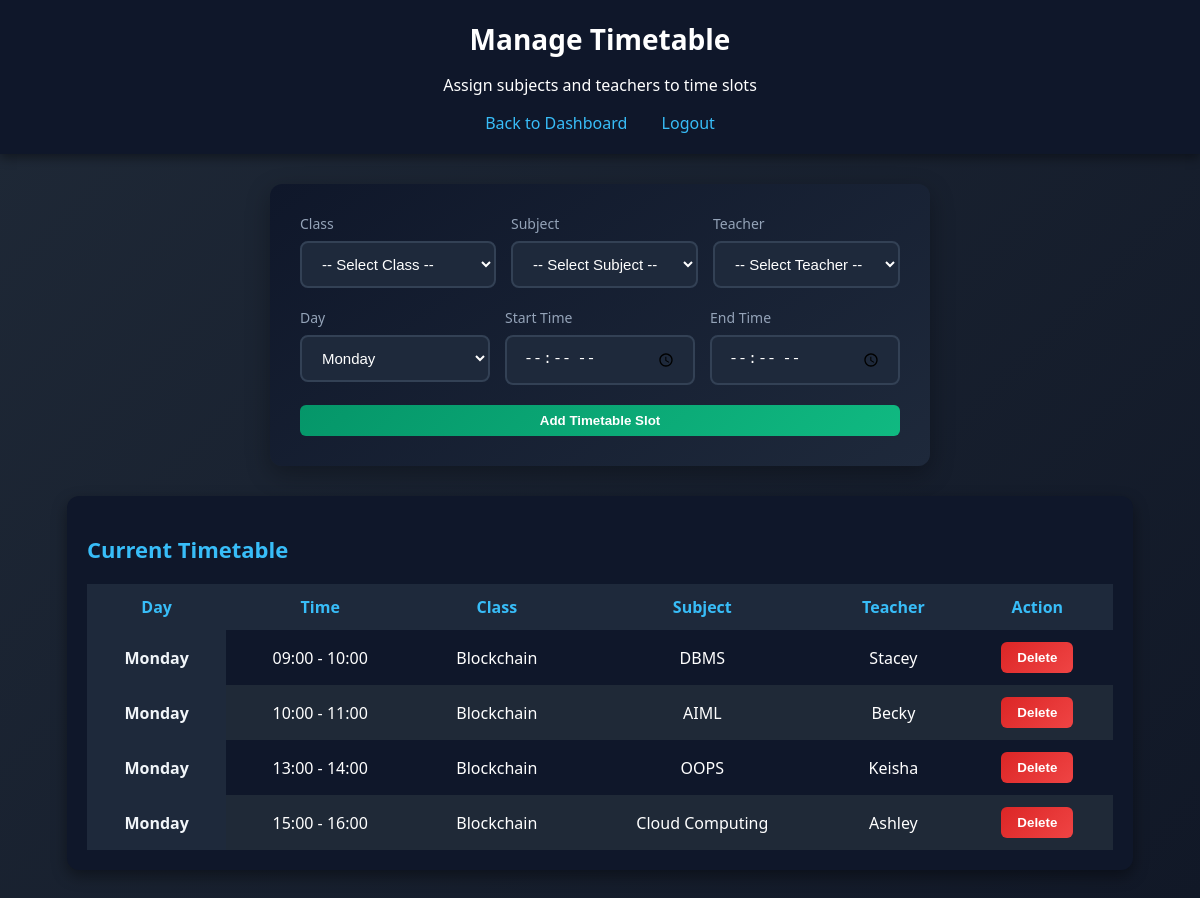
Page /admin/timetable (signed in) on the earlier database version.
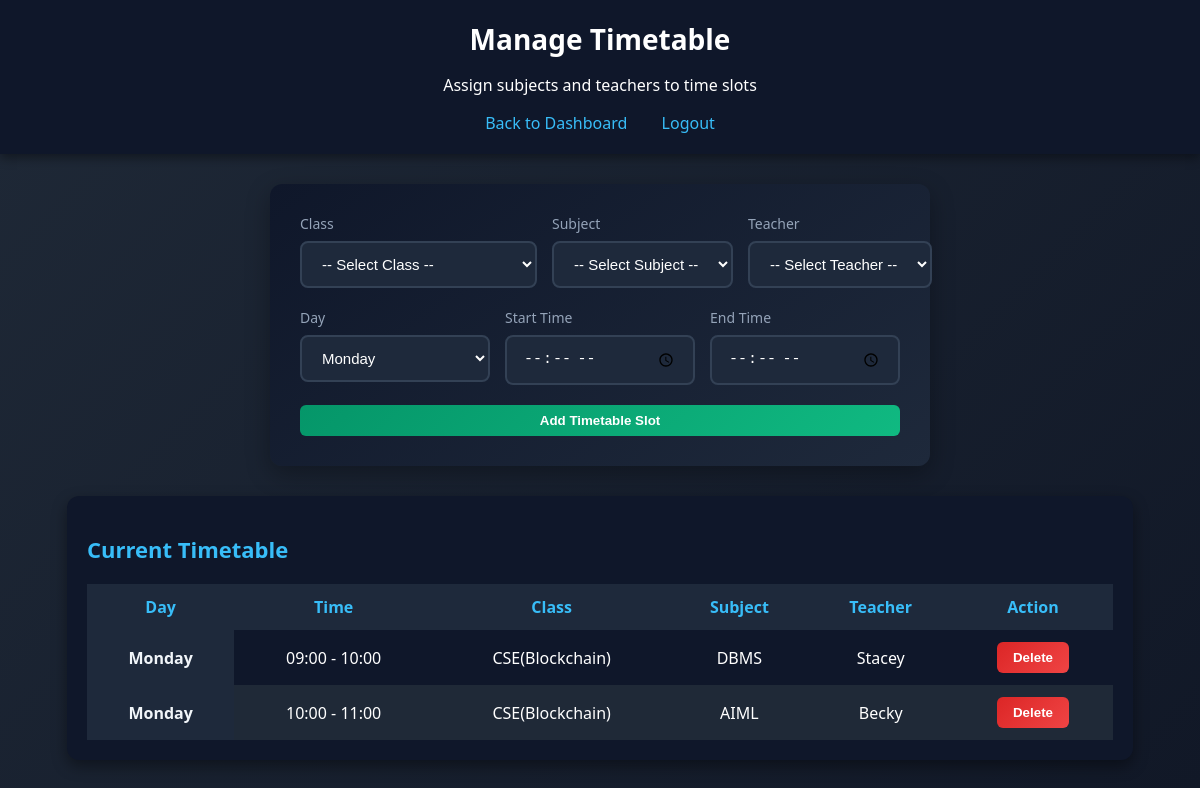
Same page on the later database version.
### tables this page shows
CREATE TABLE timetable (
    id INTEGER PRIMARY KEY AUTOINCREMENT,
    class_id INTEGER,
    subject_id INTEGER,
    teacher_id INTEGER,
    day TEXT,
    start_time TEXT,
    end_time TEXT,
    FOREIGN KEY(class_id) REFERENCES classes(id),
    FOREIGN KEY(subject_id) REFERENCES subjects(id),
    FOREIGN KEY(teacher_id) REFERENCES users(id)
);

CREATE TABLE classes (
    id INTEGER PRIMARY KEY AUTOINCREMENT,
    class_name TEXT NOT NULL,
    room_no TEXT
);

CREATE TABLE subjects (
    id INTEGER PRIMARY KEY AUTOINCREMENT,
    subject_name TEXT NOT NULL
);

CREATE TABLE users (
    id INTEGER PRIMARY KEY AUTOINCREMENT,
    name TEXT NOT NULL,
    email TEXT UNIQUE NOT NULL,
    password TEXT NOT NULL,
    role TEXT NOT NULL CHECK(role IN ('student','teacher','admin')),
    class_id INTEGER,
    rfid_uid TEXT,
    FOREIGN KEY(class_id) REFERENCES classes(id)
);

### backend/app.py (the view, shortened to what this page needs)
@app.route("/admin/timetable", methods=["GET", "POST"])
def manage_timetable():
    if session.get("role") != "admin":
        return redirect("/login")
    message = ""
    conn = get_connection()
    cursor = conn.cursor()
    classes = cursor.execute("SELECT id, class_name, room_no FROM classes").fetchall()
    subjects = cursor.execute("SELECT id, subject_name FROM subjects").fetchall()
    teachers = cursor.execute("SELECT id, name FROM users WHERE role='teacher'").fetchall()
    timetable = cursor.execute("""
        SELECT timetable.id, classes.class_name, subjects.subject_name, users.name as teacher,
               timetable.day, timetable.start_time, timetable.end_time
        FROM timetable
        JOIN classes ON timetable.class_id = classes.id
        JOIN subjects ON timetable.subject_id = subjects.id
        JOIN users ON timetable.teacher_id = users.id
        ORDER BY
            CASE timetable.day
                WHEN 'Monday' THEN 1 WHEN 'Tuesday' THEN 2 WHEN 'Wednesday' THEN 3
                WHEN 'Thursday' THEN 4 WHEN 'Friday' THEN 5 WHEN 'Saturday' THEN 6
            END,
            timetable.start_time
    """).fetchall()
    conn.close()
    return render_template("admin_timetable.html",
                           message=message,
                           classes=classes,
                           subjects=subjects,
                           teachers=teachers,
                           timetable=timetable)

### backend/app.py (called while the page is built)
def get_connection():
    conn = sqlite3.connect(DB_PATH)
    conn.row_factory = sqlite3.Row
    return conn

### frontend/templates/admin_timetable.html (shortened to what this page needs)
<!DOCTYPE html>
<html lang="en">
<head>
    <link rel="stylesheet" href="/static/style.css">
</head>
<body>
    <div class="header">
        <h1>Manage Timetable</h1>
        <p>Assign subjects and teachers to time slots</p>
        <nav class="nav-links">
            <a href="/admin">Back to Dashboard</a>
            <a href="/logout">Logout</a>
        </nav>
    </div>
    <div class="dashboard-content">
        <div class="form-container">
            <form method="POST" class="admin-form timetable-form">
                <div class="form-row">
                    <div class="form-group">
                        <label>Class</label>
                        <select name="class_id" required>
                            <option value="">-- Select Class --</option>
                        </select>
                    </div>
                    <div class="form-group">
                        <label>Subject</label>
                        <select name="subject_id" required>
                            <option value="">-- Select Subject --</option>
                        </select>
                    </div>
                    <div class="form-group">
                        <label>Teacher</label>
                        <select name="teacher_id" required>
                            <option value="">-- Select Teacher --</option>
                        </select>
                    </div>
                </div>
                <div class="form-row">
                    <div class="form-group">
                        <label>Day</label>
                        <select name="day" required>
                            <option value="Monday">Monday</option>
                        </select>
                    </div>
                    <div class="form-group">
                        <label>Start Time</label>
                        <input type="time" name="start" required>
                    </div>
                    <div class="form-group">
                        <label>End Time</label>
                        <input type="time" name="end" required>
                    </div>
                </div>
                <button type="submit" class="start-btn">Add Timetable Slot</button>
            </form>
        </div>
        {% if timetable %}
        <div class="table-container">
            <h2 class="section-title">Current Timetable</h2>
            <table>
                <thead>
                    <tr>
                        <th>Day</th>
                        <th>Time</th>
                        <th>Class</th>
                        <th>Subject</th>
                        <th>Teacher</th>
                        <th>Action</th>
                    </tr>
                </thead>
                <tbody>
                    {% for t in timetable %}
                    <tr>
                        <td class="day-cell">{{ t.day }}</td>
                        <td>{{ t.start_time }} - {{ t.end_time }}</td>
                        <td>{{ t.class_name }}</td>
                        <td>{{ t.subject_name }}</td>
                        <td>{{ t.teacher }}</td>
                        <td>
                            <form action="/admin/timetable/delete/{{ t.id }}" method="POST" style="display:inline;">
                                <button type="submit" class="stop-btn" onclick="return confirm('Delete this slot?')">Delete</button>
                            </form>
                        </td>
                    </tr>
                    {% endfor %}
                </tbody>
            </table>
        </div>
        {% endif %}
    </div>
</body>
</html>

### frontend/static/style.css (style rules this page uses)
body { margin: 0; font-family: 'Segoe UI', Tahoma, sans-serif; background: linear-gradient(135deg, #1f2937, #111827); color: white; }
.header { text-align: center; padding: 20px; background: #0f172a; box-shadow: 0 4px 10px rgba(0,0,0,0.4); }
.header h1 { margin: 0; font-size: 28px; }
.table-container { width: 90%; margin: auto; background: #0f172a; padding: 20px; border-radius: 12px; box-shadow: 0 6px 15px rgba(0,0,0,0.4); }
table { width: 100%; border-collapse: collapse; }
th, td { padding: 12px; text-align: center; }
th { background: #1e293b; color: #38bdf8; }
tr:nth-child(even) { background: #1f2937; }
.nav-links { margin-top: 15px; }
.nav-links a { color: #38bdf8; text-decoration: none; margin: 0 15px; font-size: 16px; transition: color 0.2s; }
.day-cell { background: #1e293b; color: #f1f5f9; font-weight: 600; }
.dashboard-content { padding: 30px; }
.section-title { color: #38bdf8; margin-bottom: 20px; font-size: 22px; }
.start-btn { padding: 8px 16px; background: linear-gradient(135deg, #059669, #10b981); color: white; border: none; border-radius: 6px; font-weight: 600; cursor: pointer; transition: transform 0.2s, box-shadow 0.2s; }
.stop-btn { padding: 8px 16px; background: linear-gradient(135deg, #dc2626, #ef4444); color: white; border: none; border-radius: 6px; font-weight: 600; cursor: pointer; transition: transform 0.2s, box-shadow 0.2s; }
.form-container { max-width: 600px; margin: 0 auto 30px auto; background: linear-gradient(145deg, #0f172a, #1e293b); padding: 30px; border-radius: 12px; box-shadow: 0 8px 25px rgba(0, 0, 0, 0.3); }
.admin-form { display: flex; flex-direction: column; gap: 20px; }
.form-group { display: flex; flex-direction: column; gap: 8px; }
.form-group label { color: #94a3b8; font-size: 14px; font-weight: 500; }
.form-group input, .form-group select { padding: 12px 16px; border: 2px solid #334155; border-radius: 8px; background: #1e293b; color: white; font-size: 15px; transition: border-color 0.3s; }
.form-group select option { background: #1e293b; color: white; }
.form-row { display: grid; grid-template-columns: repeat(3, 1fr); gap: 15px; }
.timetable-form { max-width: none; }

Differences in the rows shown:
removed timetable: day "Monday", start_time "13:00", end_time "14:00", class_name "Blockchain", subject_name "OOPS", teacher "Keisha"
removed timetable: day "Monday", start_time "15:00", end_time "16:00", class_name "Blockchain", subject_name "Cloud Computing", teacher "Ashley"
changed through a linked row, timetable "DBMS": class_name "Blockchain" → "CSE(Blockchain)"
changed through a linked row, timetable "AIML": class_name "Blockchain" → "CSE(Blockchain)"
